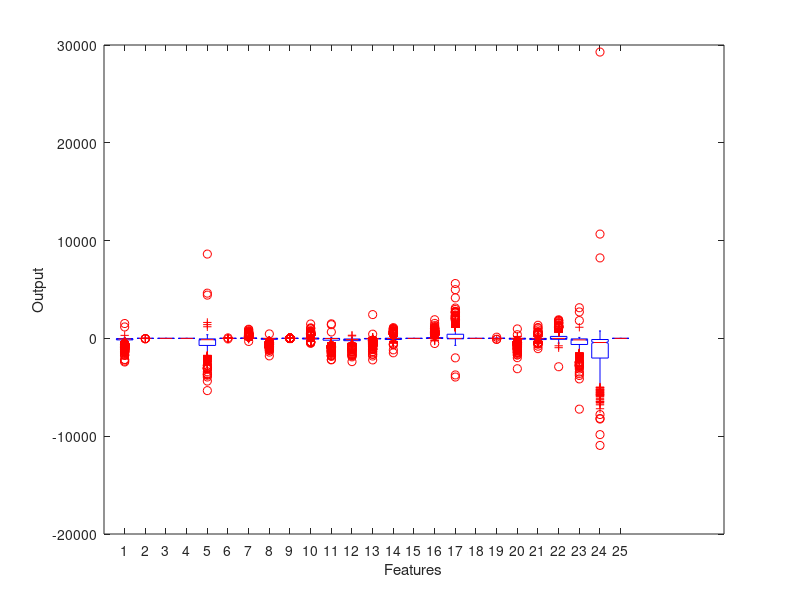

Reproduce this figure in MATLAB. (Note: this script raises an error after producing the figure.)
% Written by Diego Antognini & Jason Racine, EPFL 2015
% all rights reserved

clear all;
close all;
load('Sydney_classification.mat');

y = y_train;
X = X_train;
N = length(y);

%% Plot of output
f1 = figure;
boxplot(X,'notch','on');
xlabel('Features');
ylabel('Output');
% saveas(f1, 'plots/general/boxplot_unnormalized.jpg');

%% Plot of normalized output
f2 = figure;
boxplot(normalizedData(X),'notch','on');
xlabel('Features');
ylabel('Output');
% saveas(f2, 'plots/general/boxplot_normalized.jpg');

%% Histogram of output
f3 = figure;
histogram(y);
xlabel('Y');
ylabel('Count');
xlim([-1 1]);
% saveas(f3, 'plots/general/histogram.jpg');

%% Plot feature VS Output
for feature=1:size(X,2)
    f = figure;
    plot(X(:,feature),y,'ob');
    ylabel('y');
    xlabel(sprintf('Values of feature %d', feature));
    % saveas(f, sprintf('plots/features/featuresVSOutput/feature%d.jpg', feature));
end

idx = find(y == 1);
for feature=1:size(X,2)
    f = figure;
    plot(X(idx,feature),y(idx),'ob');
    ylabel('y');
    xlabel(sprintf('Values of feature %d', feature));
    % saveas(f, sprintf('plots/features/featuresVSOuputTo1/feature%d.jpg', feature));
end

idx = find(y == -1);
for feature=1:size(X,2)
    f = figure;
    plot(X(idx,feature),y(idx),'ob');
    ylabel('y');
    xlabel(sprintf('Values of feature %d', feature));
    % saveas(f, sprintf('plots/features/featuresVSOuputTo0/feature%d.jpg', feature));
end

%% Plot histogram of each feature
for feature=1:size(X,2)
    f = figure;
    histogram(X(:,feature));
    xlabel(sprintf('Feature %d', feature));
    ylabel('Count');
    % saveas(f, sprintf('plots/features/featuresHistogram/feature%d.jpg', feature));
end

idx = find(y == 1);
for feature=1:size(X,2)
    f = figure;
    histogram(X(idx,feature));
    xlabel(sprintf('Feature %d', feature));
    ylabel('Count');
    % saveas(f, sprintf('plots/features/featuresHistogramWhereOutputTo1/feature%d.jpg', feature));
end

idx = find(y == -1);
for feature=1:size(X,2)
    f = figure;
    histogram(X(idx,feature));
    xlabel(sprintf('Feature %d', feature));
    ylabel('Count');
    % saveas(f, sprintf('plots/features/featuresHistogramWhereOutputTo0/feature%d.jpg', feature));
end

% For the report
f = figure;
X_ = normalizedData(X);
subplot(1, 3, 1);
histogram(X_(:,17));
xlabel('First type');
ylabel('Count');
xlim([-5 5]);

subplot(1, 3, 2);
histogram(X_(:,5));
xlabel('Second type');
xlim([-5 5]);
ylabel('Count');

subplot(1, 3, 3);
histogram(X_(:,10));
xlabel('Third type');
ylabel('Count');
xlim([-5 5]);

% print(f, '../report/figures/featuresType','-djpeg')

%% Plot histogram of each normalized feature
X_ = normalizedData(X);
for feature=1:size(X,2)
    f = figure;
    histogram(X_(:,feature));
    xlabel(sprintf('Feature %d', feature));
    ylabel('Count');
    % saveas(f, sprintf('plots/features/featuresNormalizedHistogram/feature%d.jpg', feature));
end

%% Plot histogram of each feature where the ouput is 1

idx = find(y == 1);
for feature=1:size(X,2)
    f = figure;
    histogram(X(idx,feature));
    xlabel(sprintf('Feature %d', feature));
    ylabel('Count');
    % saveas(f, sprintf('plots/features/featuresHistogram/feature%d.jpg', feature));
end

%% Show correlation between feature X to Y
f = figure;
corr_features = corr(X,y);
x_domain = 1:1:size(X,2);
plot(x_domain, corr_features, 'ob');
hold on
plot(x_domain, x_domain*0, '-r');
xlabel('Feature i');
ylabel('Correlation between feature i and y');
% saveas(f, sprintf('plots/features/featuresCorrelationOutput.jpg'));
print(f, '../report/figures/correlation','-djpeg')